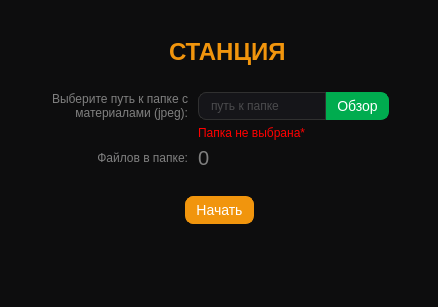
<?xml version="1.0" encoding="UTF-8"?>
<ui version="4.0">
 <class>MainWindow</class>
 <widget class="QMainWindow" name="MainWindow">
  <property name="geometry">
   <rect>
    <x>0</x>
    <y>0</y>
    <width>438</width>
    <height>307</height>
   </rect>
  </property>
  <property name="windowTitle">
   <string>MainWindow</string>
  </property>
  <property name="styleSheet">
   <string notr="true">background-color: #0D0D0E;</string>
  </property>
  <widget class="QWidget" name="centralwidget">
   <layout class="QVBoxLayout" name="verticalLayout_2">
    <item>
     <widget class="QFrame" name="frame">
      <layout class="QVBoxLayout" name="verticalLayout">
       <item>
        <layout class="QHBoxLayout" name="logo_box">
         <property name="spacing">
          <number>10</number>
         </property>
         <property name="topMargin">
          <number>20</number>
         </property>
         <property name="bottomMargin">
          <number>20</number>
         </property>
         <item>
          <spacer name="logo_spacer_left">
           <property name="orientation">
            <enum>Qt::Horizontal</enum>
           </property>
           <property name="sizeHint" stdset="0">
            <size>
             <width>40</width>
             <height>20</height>
            </size>
           </property>
          </spacer>
         </item>
         <item>
          <widget class="QLabel" name="logo_icon">
           <property name="text">
            <string/>
           </property>
           <property name="pixmap">
            <pixmap resource="Resources.qrc">:/icons/hello_icon.svg</pixmap>
           </property>
          </widget>
         </item>
         <item>
          <widget class="QLabel" name="logo_text">
           <property name="styleSheet">
            <string notr="true">color: #F1950D;
font-size: 24px;
font-weight: 700;</string>
           </property>
           <property name="text">
            <string>СТАНЦИЯ</string>
           </property>
          </widget>
         </item>
         <item>
          <spacer name="logo_spacer_right">
           <property name="orientation">
            <enum>Qt::Horizontal</enum>
           </property>
           <property name="sizeHint" stdset="0">
            <size>
             <width>40</width>
             <height>20</height>
            </size>
           </property>
          </spacer>
         </item>
        </layout>
       </item>
       <item>
        <layout class="QHBoxLayout" name="file_form_box">
         <property name="leftMargin">
          <number>20</number>
         </property>
         <property name="rightMargin">
          <number>20</number>
         </property>
         <item>
          <spacer name="horizontalSpacer">
           <property name="orientation">
            <enum>Qt::Horizontal</enum>
           </property>
           <property name="sizeHint" stdset="0">
            <size>
             <width>13</width>
             <height>14</height>
            </size>
           </property>
          </spacer>
         </item>
         <item>
          <layout class="QFormLayout" name="file_form">
           <property name="horizontalSpacing">
            <number>10</number>
           </property>
           <item row="0" column="0">
            <widget class="QLabel" name="path_suggest_label">
             <property name="sizePolicy">
              <sizepolicy hsizetype="Fixed" vsizetype="Fixed">
               <horstretch>0</horstretch>
               <verstretch>0</verstretch>
              </sizepolicy>
             </property>
             <property name="minimumSize">
              <size>
               <width>140</width>
               <height>0</height>
              </size>
             </property>
             <property name="styleSheet">
              <string notr="true">color: gray;</string>
             </property>
             <property name="text">
              <string>Выберите путь к папке с материалами (jpeg):</string>
             </property>
             <property name="alignment">
              <set>Qt::AlignRight|Qt::AlignTrailing|Qt::AlignVCenter</set>
             </property>
             <property name="wordWrap">
              <bool>true</bool>
             </property>
             <property name="margin">
              <number>0</number>
             </property>
            </widget>
           </item>
           <item row="0" column="1">
            <layout class="QHBoxLayout" name="path_input_box">
             <property name="spacing">
              <number>0</number>
             </property>
             <item>
              <widget class="QLineEdit" name="path_browse_input">
               <property name="sizePolicy">
                <sizepolicy hsizetype="Fixed" vsizetype="Fixed">
                 <horstretch>0</horstretch>
                 <verstretch>0</verstretch>
                </sizepolicy>
               </property>
               <property name="styleSheet">
                <string notr="true">background-color: #151519;
border: 1px solid #303030;
border-radius: 8px;
color: gray;
padding: 5px 10px;
border-top-right-radius: 0;
border-bottom-right-radius: 0;</string>
               </property>
               <property name="placeholderText">
                <string>путь к папке</string>
               </property>
              </widget>
             </item>
             <item>
              <widget class="QPushButton" name="path_browse_button">
               <property name="sizePolicy">
                <sizepolicy hsizetype="Fixed" vsizetype="Fixed">
                 <horstretch>0</horstretch>
                 <verstretch>0</verstretch>
                </sizepolicy>
               </property>
               <property name="styleSheet">
                <string notr="true">background-color: #00AC4F;
border: 1px solid #00AC4F;
border-radius: 8px;
font-size: 14px;
color: white;
padding: 5px 10px;
border-top-left-radius: 0;
border-bottom-left-radius: 0;</string>
               </property>
               <property name="text">
                <string>Обзор</string>
               </property>
              </widget>
             </item>
            </layout>
           </item>
           <item row="1" column="1">
            <widget class="QLabel" name="error_path_alert">
             <property name="styleSheet">
              <string notr="true">color: red;</string>
             </property>
             <property name="text">
              <string>Папка не выбрана*</string>
             </property>
            </widget>
           </item>
           <item row="2" column="0">
            <widget class="QLabel" name="files_on_dir_key">
             <property name="minimumSize">
              <size>
               <width>140</width>
               <height>0</height>
              </size>
             </property>
             <property name="styleSheet">
              <string notr="true">color: gray;</string>
             </property>
             <property name="text">
              <string>Файлов в папке:</string>
             </property>
             <property name="alignment">
              <set>Qt::AlignRight|Qt::AlignTrailing|Qt::AlignVCenter</set>
             </property>
             <property name="wordWrap">
              <bool>true</bool>
             </property>
             <property name="margin">
              <number>0</number>
             </property>
            </widget>
           </item>
           <item row="2" column="1">
            <widget class="QLabel" name="files_on_dir_value">
             <property name="minimumSize">
              <size>
               <width>0</width>
               <height>0</height>
              </size>
             </property>
             <property name="styleSheet">
              <string notr="true">color: gray;
font-size: 20px;</string>
             </property>
             <property name="text">
              <string>0</string>
             </property>
             <property name="alignment">
              <set>Qt::AlignLeading|Qt::AlignLeft|Qt::AlignVCenter</set>
             </property>
             <property name="wordWrap">
              <bool>true</bool>
             </property>
             <property name="margin">
              <number>0</number>
             </property>
            </widget>
           </item>
          </layout>
         </item>
         <item>
          <spacer name="horizontalSpacer_2">
           <property name="orientation">
            <enum>Qt::Horizontal</enum>
           </property>
           <property name="sizeHint" stdset="0">
            <size>
             <width>13</width>
             <height>14</height>
            </size>
           </property>
          </spacer>
         </item>
        </layout>
       </item>
       <item>
        <layout class="QHBoxLayout" name="start_btn_box">
         <property name="topMargin">
          <number>20</number>
         </property>
         <item>
          <spacer name="left_space_start_btn">
           <property name="orientation">
            <enum>Qt::Horizontal</enum>
           </property>
           <property name="sizeHint" stdset="0">
            <size>
             <width>40</width>
             <height>20</height>
            </size>
           </property>
          </spacer>
         </item>
         <item>
          <widget class="QPushButton" name="start_recogntion">
           <property name="enabled">
            <bool>true</bool>
           </property>
           <property name="styleSheet">
            <string notr="true">QPushButton:enabled {
background-color: #F1950D;
border: 1px solid #F1950D;
border-radius: 8px;
font-size: 14px;
color: white;
padding: 5px 10px;
}

QPushButton:disabled {
background-color: rgba(241, 149, 13, 0.49);
border-radius: 8px;
font-size: 14px;
color: rgba(255, 255, 255, 0.5);
padding: 5px 10px;
}</string>
           </property>
           <property name="text">
            <string>Начать</string>
           </property>
          </widget>
         </item>
         <item>
          <spacer name="right_space_start_btn">
           <property name="orientation">
            <enum>Qt::Horizontal</enum>
           </property>
           <property name="sizeHint" stdset="0">
            <size>
             <width>40</width>
             <height>20</height>
            </size>
           </property>
          </spacer>
         </item>
        </layout>
       </item>
       <item>
        <layout class="QHBoxLayout" name="spacer_bottom">
         <item>
          <spacer name="verticalSpacer">
           <property name="orientation">
            <enum>Qt::Vertical</enum>
           </property>
           <property name="sizeHint" stdset="0">
            <size>
             <width>20</width>
             <height>40</height>
            </size>
           </property>
          </spacer>
         </item>
        </layout>
       </item>
      </layout>
     </widget>
    </item>
   </layout>
  </widget>
 </widget>
 <resources>
  <include location="Resources.qrc"/>
 </resources>
 <connections/>
</ui>
